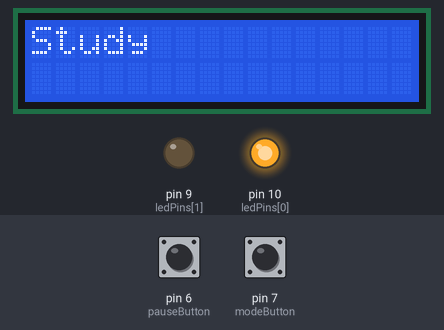
The sketch below on a simulated Arduino Uno, built with avr-gcc and run on an emulated ATmega328P. On the bench: 16×2 character LCD, output pins drawn as LEDs (lit = HIGH). The inputs (shaded band) are chosen by the test bench; at power-on: pin 7 (modeButton) LOW, pin 6 (pauseButton) LOW.

Above: at 1.6 s.
1.7 s: pin 7 (modeButton) pulled HIGH for 1.35 s
At 4.7 s:
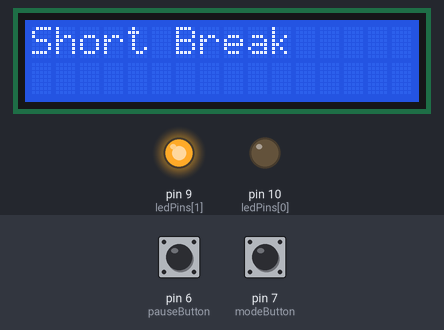
7.4 s: pin 6 (pauseButton) pulled HIGH for 1.35 s
At 10.2 s:
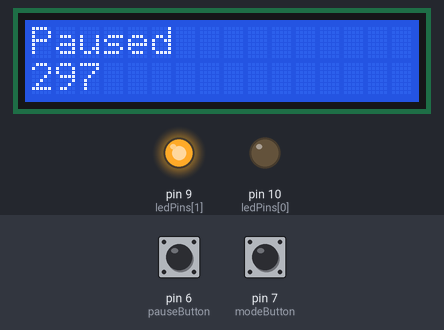
10.5 s: pin 6 (pauseButton) pulled HIGH for 1.35 s
At 12.0 s:
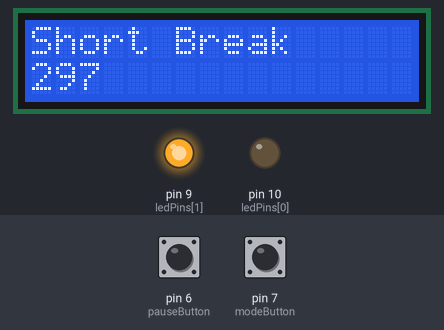
14.5 s: pin 7 (modeButton) pulled HIGH for 1.35 s
At 17.9 s:
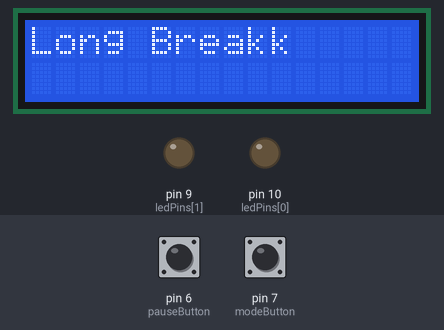
20.2 s: pin 7 (modeButton) pulled HIGH for 3.2 s
At 22.9 s:
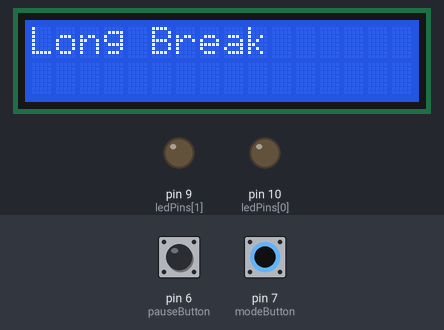
26.6 s: pin 6 (pauseButton) pulled HIGH for 1.35 s
At 29.2 s:
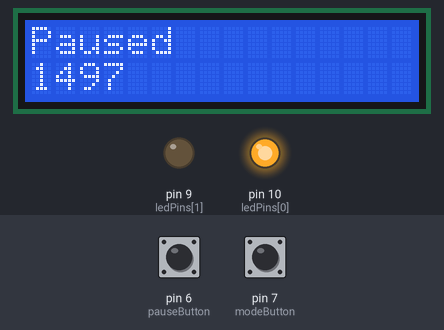
Timing chart, 0 to 30.6 s (numbered marks = the images above; inputs shaded):
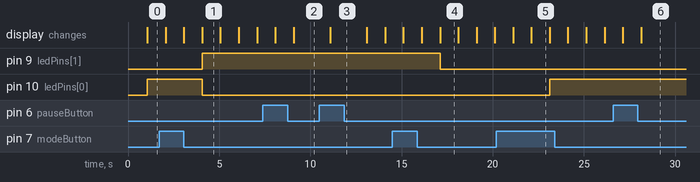

The sketch:

pomodoro_timer.ino
```cpp
#include <LiquidCrystal.h>

int modeButton = 7;
int pauseButton = 6;

int currentSec = 0;
int modeSec[] = {1500, 300, 600};

int currentMode = 0;
String mode[] = {"Study", "Short Break", "Long Break"};

int timer = 0;

LiquidCrystal lcd(12, 11, 5, 4, 3, 2);

int i = 0;
int reading = LOW;

boolean pause = false;
int pausedTime;

int ledPins[] = {10, 9, 8};

void setup()
{
    pinMode(10, OUTPUT);
    pinMode(9, OUTPUT);
    pinMode(9, OUTPUT);
    pinMode(modeButton, INPUT);
    pinMode(pauseButton, INPUT);
    lcd.begin(16, 2);
}

void loop()
{
    while(true) {

        delay(1000);

        if (pause) {
            if (digitalRead(pauseButton) == HIGH) {
                pause = false;
                currentSec = pausedTime;
                timer = pausedTime;
            }
            else {
                lcd.clear();
                lcd.print("Paused");
                lcd.setCursor(0, 1);
                lcd.print(pausedTime);
                break;
            }
        }
        else {
            currentSec = modeSec[currentMode];
            timer = currentSec;
        }

        lcd.setCursor(0, 0);
        lcd.print(mode[currentMode]);
        for (i = 0; i < sizeof(ledPins); i++) {
            digitalWrite(ledPins[i], LOW);
        }
        digitalWrite(ledPins[currentMode], HIGH);
        lcd.setCursor(0, 1);

        delay(1000);

        for (i = 0; i < currentSec; i++) {
            reading = digitalRead(modeButton);
          	lcd.print(timer);
            delay(1000);
            timer--;
            lcd.clear();
            lcd.print(mode[currentMode]);
            lcd.setCursor(0, 1);
            if (digitalRead(pauseButton) == HIGH) {
                pause = true;
                pausedTime = timer;
                break;
            }
            if (reading == HIGH) {
                if (currentMode == 2) {
                    currentMode = 0;
                    break;
                }
                else {
                    currentMode++;
                    break;
                }
                break;
            }
        }
    }
}
```

Measured:
- after the input at 1.7 s, pin 9 (ledPins[1]): LOW → HIGH after 2.4 s; pin 10 (ledPins[0]): HIGH → LOW after 2.4 s
- after the input at 10.5 s, the display: changes after 0.59 s (image 3)
- after the input at 14.5 s, pin 9 (ledPins[1]): HIGH → LOW after 2.6 s
- after the input at 20.2 s, pin 10 (ledPins[0]): LOW → HIGH after 2.9 s
- what the display in image 1 shows lasts 1.0 s, from 4.1 s to 5.1 s
